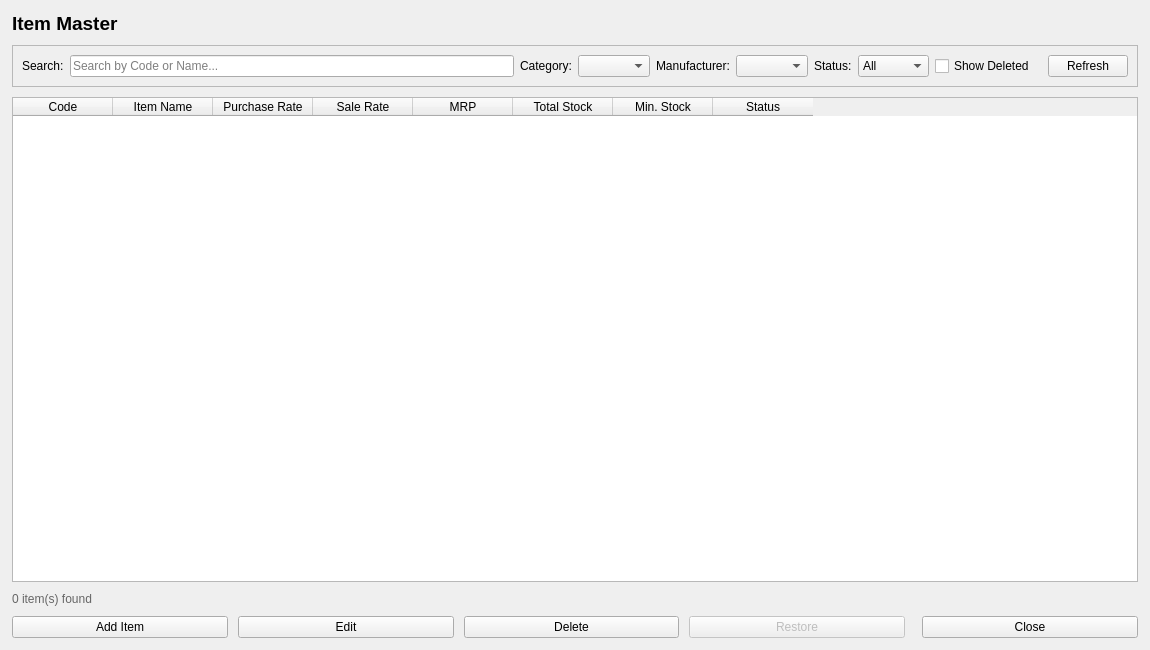
<?xml version="1.0" encoding="UTF-8"?>
<ui version="4.0">
 <class>ItemListWidget</class>
 <widget class="QWidget" name="ItemListWidget">
  <property name="geometry">
   <rect><x>0</x><y>0</y><width>1150</width><height>650</height></rect>
  </property>
  <property name="windowTitle"><string>Item Master</string></property>
  <layout class="QVBoxLayout" name="verticalLayoutRoot">
   <property name="spacing"><number>10</number></property>
   <property name="leftMargin"><number>12</number></property>
   <property name="topMargin"><number>12</number></property>
   <property name="rightMargin"><number>12</number></property>
   <property name="bottomMargin"><number>12</number></property>

   <item>
    <widget class="QLabel" name="lblTitle">
     <property name="font"><font><pointsize>14</pointsize><bold>true</bold></font></property>
     <property name="text"><string>Item Master</string></property>
    </widget>
   </item>

   <item>
    <widget class="QFrame" name="frmToolbar">
     <property name="frameShape"><enum>QFrame::StyledPanel</enum></property>
     <layout class="QHBoxLayout" name="horizontalLayoutToolbar">
      <item><widget class="QLabel" name="lblSearch"><property name="text"><string>Search:</string></property></widget></item>
      <item><widget class="QLineEdit" name="txtSearch">
        <property name="placeholderText"><string>Search by Code or Name...</string></property>
        <property name="clearButtonEnabled"><bool>true</bool></property>
        <property name="toolTip"><string>Search Items (Ctrl+F)</string></property>
      </widget></item>
      <item><widget class="QLabel" name="lblCategoryFilter"><property name="text"><string>Category:</string></property></widget></item>
      <item><widget class="QComboBox" name="cmbCategoryFilter"/></item>
      <item><widget class="QLabel" name="lblManufacturerFilter"><property name="text"><string>Manufacturer:</string></property></widget></item>
      <item><widget class="QComboBox" name="cmbManufacturerFilter"/></item>
      <item><widget class="QLabel" name="lblStatusFilter"><property name="text"><string>Status:</string></property></widget></item>
      <item><widget class="QComboBox" name="cmbStatusFilter">
        <item><property name="text"><string>All</string></property></item>
        <item><property name="text"><string>Active</string></property></item>
        <item><property name="text"><string>Inactive</string></property></item>
      </widget></item>
      <item><widget class="QCheckBox" name="chkShowDeleted"><property name="text"><string>Show Deleted</string></property></widget></item>
      <item><spacer name="horizontalSpacerToolbar"><property name="orientation"><enum>Qt::Horizontal</enum></property></spacer></item>
      <item><widget class="QPushButton" name="btnRefresh">
        <property name="text"><string>Refresh</string></property>
        <property name="toolTip"><string>Reload item list (F5)</string></property>
      </widget></item>
     </layout>
    </widget>
   </item>

   <item>
    <widget class="QTableWidget" name="tblItem">
     <property name="alternatingRowColors"><bool>true</bool></property>
     <property name="selectionBehavior"><enum>QAbstractItemView::SelectRows</enum></property>
     <property name="selectionMode"><enum>QAbstractItemView::SingleSelection</enum></property>
     <property name="editTriggers"><set>QAbstractItemView::NoEditTriggers</set></property>
     <property name="sortingEnabled"><bool>true</bool></property>
     <column><property name="text"><string>Code</string></property></column>
     <column><property name="text"><string>Item Name</string></property></column>
     <column><property name="text"><string>Purchase Rate</string></property></column>
     <column><property name="text"><string>Sale Rate</string></property></column>
     <column><property name="text"><string>MRP</string></property></column>
     <column><property name="text"><string>Total Stock</string></property></column>
     <column><property name="text"><string>Min. Stock</string></property></column>
     <column><property name="text"><string>Status</string></property></column>
    </widget>
   </item>

   <item>
    <widget class="QLabel" name="lblRecordCount">
     <property name="text"><string>0 item(s) found</string></property>
     <property name="styleSheet"><string notr="true">color: #666666;</string></property>
    </widget>
   </item>

   <item>
    <layout class="QHBoxLayout" name="horizontalLayoutButtons">
     <item><widget class="QPushButton" name="btnAdd">
       <property name="text"><string>Add Item</string></property>
       <property name="toolTip"><string>Add a new item (Ctrl+N)</string></property>
     </widget></item>
     <item><widget class="QPushButton" name="btnEdit">
       <property name="text"><string>Edit</string></property>
       <property name="toolTip"><string>Edit the selected item (Enter)</string></property>
     </widget></item>
     <item><widget class="QPushButton" name="btnDelete">
       <property name="text"><string>Delete</string></property>
       <property name="toolTip"><string>Soft-delete the selected item (Del)</string></property>
     </widget></item>
     <item><widget class="QPushButton" name="btnRestore">
       <property name="text"><string>Restore</string></property>
       <property name="toolTip"><string>Restore the selected deleted item</string></property>
       <property name="enabled"><bool>false</bool></property>
     </widget></item>
     <item><spacer name="horizontalSpacerButtons"><property name="orientation"><enum>Qt::Horizontal</enum></property></spacer></item>
     <item><widget class="QPushButton" name="btnClose">
       <property name="text"><string>Close</string></property>
       <property name="toolTip"><string>Close this screen (Esc)</string></property>
     </widget></item>
    </layout>
   </item>

  </layout>
 </widget>
 <resources/>
 <connections/>
</ui>
